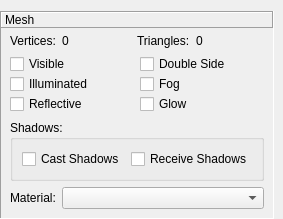
<?xml version="1.0" encoding="UTF-8"?>
<ui version="4.0">
 <class>MeshInfo</class>
 <widget class="QWidget" name="MeshInfo">
  <property name="geometry">
   <rect>
    <x>0</x>
    <y>0</y>
    <width>281</width>
    <height>201</height>
   </rect>
  </property>
  <layout class="QVBoxLayout" name="verticalLayout">
   <property name="leftMargin">
    <number>0</number>
   </property>
   <property name="rightMargin">
    <number>9</number>
   </property>
   <property name="bottomMargin">
    <number>0</number>
   </property>
   <item>
    <widget class="QFrame" name="frame">
     <property name="frameShape">
      <enum>QFrame::Panel</enum>
     </property>
     <property name="frameShadow">
      <enum>QFrame::Sunken</enum>
     </property>
     <layout class="QVBoxLayout" name="verticalLayout_3">
      <property name="leftMargin">
       <number>0</number>
      </property>
      <property name="topMargin">
       <number>0</number>
      </property>
      <property name="rightMargin">
       <number>0</number>
      </property>
      <item>
       <widget class="QLabel" name="lblTitle">
        <property name="sizePolicy">
         <sizepolicy hsizetype="Preferred" vsizetype="Maximum">
          <horstretch>0</horstretch>
          <verstretch>0</verstretch>
         </sizepolicy>
        </property>
        <property name="frameShape">
         <enum>QFrame::Panel</enum>
        </property>
        <property name="frameShadow">
         <enum>QFrame::Raised</enum>
        </property>
        <property name="text">
         <string>Mesh</string>
        </property>
        <property name="margin">
         <number>4</number>
        </property>
       </widget>
      </item>
      <item>
       <widget class="QWidget" name="widget" native="true">
        <property name="sizePolicy">
         <sizepolicy hsizetype="Preferred" vsizetype="Maximum">
          <horstretch>0</horstretch>
          <verstretch>0</verstretch>
         </sizepolicy>
        </property>
        <layout class="QGridLayout" name="gridLayout">
         <property name="leftMargin">
          <number>9</number>
         </property>
         <property name="topMargin">
          <number>0</number>
         </property>
         <property name="rightMargin">
          <number>9</number>
         </property>
         <property name="bottomMargin">
          <number>0</number>
         </property>
         <item row="0" column="2">
          <widget class="QLabel" name="label_3">
           <property name="text">
            <string>Triangles:</string>
           </property>
          </widget>
         </item>
         <item row="0" column="3">
          <widget class="QLabel" name="lblTriangles">
           <property name="sizePolicy">
            <sizepolicy hsizetype="Expanding" vsizetype="Preferred">
             <horstretch>0</horstretch>
             <verstretch>0</verstretch>
            </sizepolicy>
           </property>
           <property name="text">
            <string>0</string>
           </property>
          </widget>
         </item>
         <item row="0" column="1">
          <widget class="QLabel" name="lblVertices">
           <property name="sizePolicy">
            <sizepolicy hsizetype="Expanding" vsizetype="Preferred">
             <horstretch>0</horstretch>
             <verstretch>0</verstretch>
            </sizepolicy>
           </property>
           <property name="text">
            <string>0</string>
           </property>
          </widget>
         </item>
         <item row="0" column="0">
          <widget class="QLabel" name="label">
           <property name="text">
            <string>Vertices:</string>
           </property>
          </widget>
         </item>
        </layout>
       </widget>
      </item>
      <item>
       <widget class="QWidget" name="widget_2" native="true">
        <layout class="QGridLayout" name="gridLayout_2">
         <property name="leftMargin">
          <number>9</number>
         </property>
         <property name="topMargin">
          <number>0</number>
         </property>
         <property name="rightMargin">
          <number>9</number>
         </property>
         <property name="bottomMargin">
          <number>0</number>
         </property>
         <property name="verticalSpacing">
          <number>0</number>
         </property>
         <item row="1" column="0">
          <widget class="QCheckBox" name="chkIlluminated">
           <property name="text">
            <string>Illuminated</string>
           </property>
          </widget>
         </item>
         <item row="1" column="1">
          <widget class="QCheckBox" name="chkFog">
           <property name="text">
            <string>Fog</string>
           </property>
          </widget>
         </item>
         <item row="0" column="1">
          <widget class="QCheckBox" name="chkDoubleSide">
           <property name="text">
            <string>Double Side</string>
           </property>
          </widget>
         </item>
         <item row="0" column="0">
          <widget class="QCheckBox" name="chkVisible">
           <property name="text">
            <string>Visible</string>
           </property>
          </widget>
         </item>
         <item row="2" column="0">
          <widget class="QCheckBox" name="chkReflective">
           <property name="text">
            <string>Reflective</string>
           </property>
          </widget>
         </item>
         <item row="2" column="1">
          <widget class="QCheckBox" name="chkGlow">
           <property name="text">
            <string>Glow</string>
           </property>
          </widget>
         </item>
        </layout>
       </widget>
      </item>
      <item>
       <widget class="QWidget" name="widget_4" native="true">
        <layout class="QGridLayout" name="gridLayout_3">
         <property name="topMargin">
          <number>0</number>
         </property>
         <property name="bottomMargin">
          <number>0</number>
         </property>
         <item row="0" column="0">
          <widget class="QGroupBox" name="grpShadows">
           <property name="sizePolicy">
            <sizepolicy hsizetype="Preferred" vsizetype="Maximum">
             <horstretch>0</horstretch>
             <verstretch>0</verstretch>
            </sizepolicy>
           </property>
           <property name="title">
            <string>Shadows:</string>
           </property>
           <layout class="QHBoxLayout" name="horizontalLayout">
            <item>
             <widget class="QCheckBox" name="chkCastShadow">
              <property name="text">
               <string>Cast Shadows</string>
              </property>
             </widget>
            </item>
            <item>
             <widget class="QCheckBox" name="chkReceiveShadows">
              <property name="text">
               <string>Receive Shadows</string>
              </property>
             </widget>
            </item>
           </layout>
          </widget>
         </item>
        </layout>
       </widget>
      </item>
      <item>
       <widget class="QWidget" name="widget_3" native="true">
        <layout class="QHBoxLayout" name="horizontalLayout_2">
         <property name="leftMargin">
          <number>9</number>
         </property>
         <property name="topMargin">
          <number>0</number>
         </property>
         <property name="rightMargin">
          <number>9</number>
         </property>
         <property name="bottomMargin">
          <number>0</number>
         </property>
         <item>
          <widget class="QLabel" name="label_2">
           <property name="text">
            <string>Material:</string>
           </property>
          </widget>
         </item>
         <item>
          <widget class="QComboBox" name="cmbMaterial">
           <property name="sizePolicy">
            <sizepolicy hsizetype="Expanding" vsizetype="Fixed">
             <horstretch>0</horstretch>
             <verstretch>0</verstretch>
            </sizepolicy>
           </property>
          </widget>
         </item>
        </layout>
       </widget>
      </item>
     </layout>
    </widget>
   </item>
  </layout>
 </widget>
 <tabstops>
  <tabstop>chkVisible</tabstop>
  <tabstop>chkDoubleSide</tabstop>
  <tabstop>chkIlluminated</tabstop>
  <tabstop>chkFog</tabstop>
  <tabstop>chkReflective</tabstop>
  <tabstop>chkGlow</tabstop>
  <tabstop>chkCastShadow</tabstop>
  <tabstop>chkReceiveShadows</tabstop>
  <tabstop>cmbMaterial</tabstop>
 </tabstops>
 <resources/>
 <connections/>
</ui>
